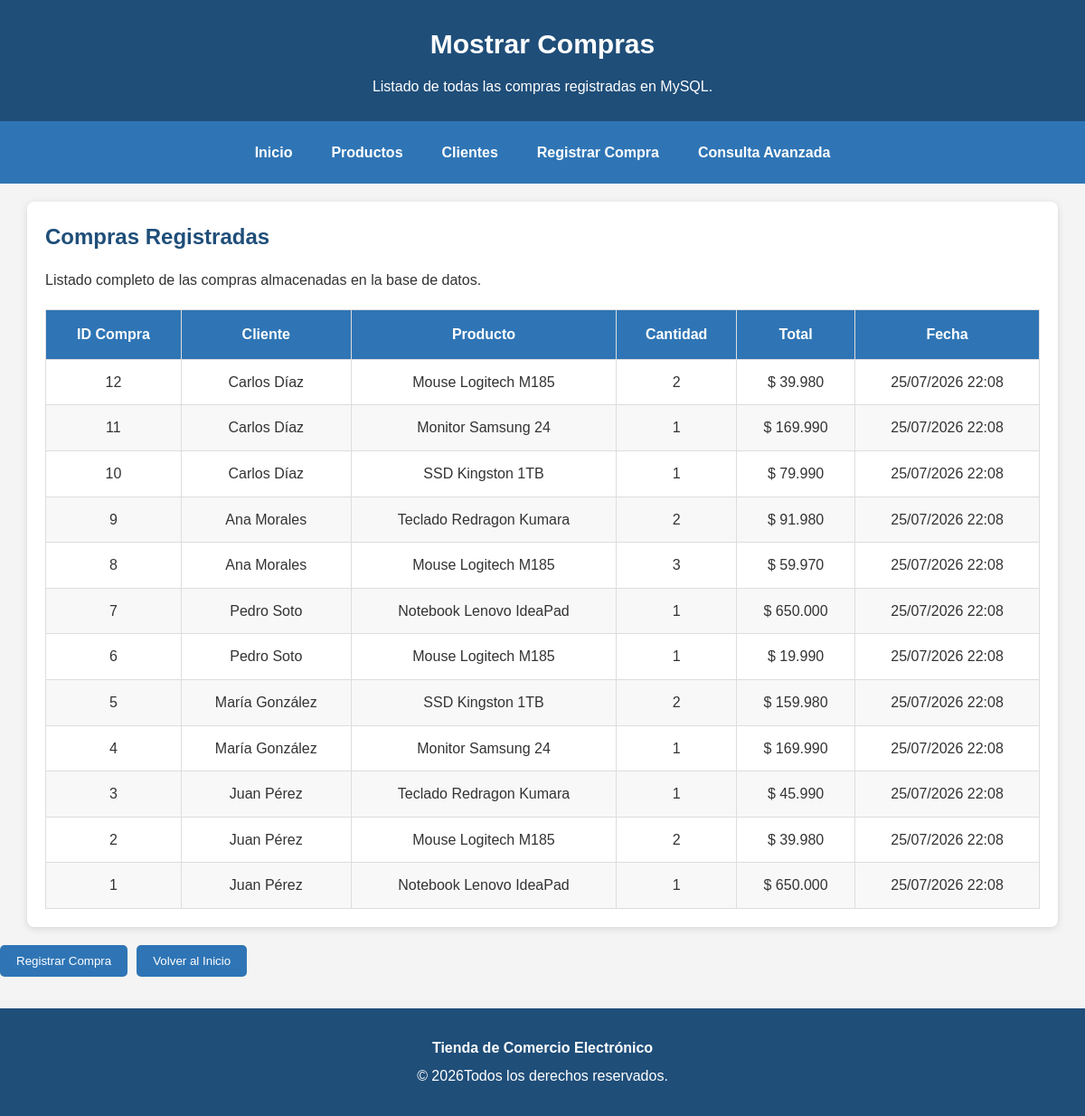
Page /mostrarCompras.php on the committed database.
### tables this page shows
CREATE TABLE COMPRA(
    id_compra INT AUTO_INCREMENT PRIMARY KEY,
    cantidad INT NOT NULL,
    total DECIMAL(10,2) NOT NULL,
    fecha DATETIME NOT NULL DEFAULT CURRENT_TIMESTAMP,
    id_producto INT NOT NULL,
    id_cliente INT NOT NULL,
    CONSTRAINT fk_compra_producto FOREIGN KEY(id_producto)
        REFERENCES PRODUCTO(id_producto)
        ON UPDATE CASCADE
        ON DELETE RESTRICT,
    CONSTRAINT fk_compra_cliente FOREIGN KEY(id_cliente)
        REFERENCES CLIENTE(id_cliente)
        ON UPDATE CASCADE
        ON DELETE RESTRICT
);

CREATE TABLE CLIENTE(
    id_cliente INT AUTO_INCREMENT PRIMARY KEY,
    nombre VARCHAR(100) NOT NULL,
    email VARCHAR(120) NOT NULL,
    direccion VARCHAR(200) NOT NULL
);

CREATE TABLE PRODUCTO(
    id_producto INT AUTO_INCREMENT PRIMARY KEY,
    nombre VARCHAR(100) NOT NULL,
    descripcion VARCHAR(250) NOT NULL,
    precio DECIMAL(10,2) NOT NULL,
    stock INT NOT NULL DEFAULT 0
);

### mostrarCompras.php (the view, shortened to what this page needs)
<?php
require_once(__DIR__."/includes/configSesion.php");
$sql="
SELECT
co.id_compra,
cl.nombre AS cliente,
pr.nombre AS producto,
co.cantidad,
co.total,
co.fecha
FROM COMPRA co
INNER JOIN CLIENTE cl
ON co.id_cliente=cl.id_cliente
INNER JOIN PRODUCTO pr
ON co.id_producto=pr.id_producto
ORDER BY co.fecha DESC,
co.id_compra DESC
";
$resultadoCompras=
$conexion->query($sql);
?>
<!DOCTYPE html>
<html lang="es">
<head>
<link
rel="stylesheet"
href="styles.css">
</head>
<body>
<header>
<h1>Mostrar Compras</h1>
<p>Listado de todas las compras registradas en MySQL.</p>
</header>
<nav class="menuPrincipal">
<a href="index.php">Inicio</a>
<a href="consultarProductos.php">Productos</a>
<a href="consultarClientes.php">Clientes</a>
<a href="registrarCompra.php">Registrar Compra</a>
<a href="consultaAvanzada.php">Consulta Avanzada</a>
</nav>
<section>
<h2>Compras Registradas</h2>
<p>Listado completo de las compras almacenadas en la base de datos.</p>
<?php
if(
$resultadoCompras &&
$resultadoCompras->num_rows>0
){
?>
<table
class="tablaCarrito">
<thead>
<tr>
<th>ID Compra</th>
<th>Cliente</th>
<th>Producto</th>
<th>Cantidad</th>
<th>Total</th>
<th>Fecha</th>
</tr>
</thead>
<tbody>
<?php
while(
$compra=
$resultadoCompras->fetch_assoc()
){
?>
<tr>
<td>
<?= $compra["id_compra"] ?>
</td>
<td>
<?= htmlspecialchars(
$compra["cliente"]
) ?>
</td>
<td>
<?= htmlspecialchars(
$compra["producto"]
) ?>
</td>
<td>
<?= $compra["cantidad"] ?>
</td>
<td>
$
<?= number_format(
$compra["total"],
0,
",",
"."
) ?>
</td>
<td>
<?= date(
"d/m/Y H:i",
strtotime(
$compra["fecha"]
)
) ?>
</td>
</tr>
<?php
}
?>
</tbody>
</table>
<?php
}
?>
</section>
<div
class="botonesFormulario">
<a
href="registrarCompra.php">
<button
type="button">
Registrar Compra
</button>
</a>
<a
href="index.php">
<button
type="button">
Volver al Inicio
</button>
</a>
</div>
<footer>
<p>
<strong>
Tienda de Comercio Electrónico
</strong>
</p>
<p>
© <?= date("Y") ?>
Todos los derechos reservados.
</p>
</footer>
</body>
</html>

### styles.css (style rules this page uses)
* { margin:0; padding:0; box-sizing:border-box; font-family:Arial,Helvetica,sans-serif; }
body { background:#f4f4f4; color:#333; line-height:1.6; }
header { background:#1f4e79; color:#fff; text-align:center; padding:25px; }
header h1 { margin-bottom:10px; font-size:30px; }
header p { font-size:16px; }
.menuPrincipal { display:flex; justify-content:center; align-items:center; gap:15px; flex-wrap:wrap; background:#2f75b5; padding:12px; }
.menuPrincipal a { color:#fff; text-decoration:none; font-weight:bold; padding:10px 14px; border-radius:5px; transition:.3s; }
section { width:95%; max-width:1200px; margin:20px auto; background:#fff; padding:20px; border-radius:8px; box-shadow:0 2px 8px rgba(0,0,0,.12); }
section h2 { margin-bottom:15px; color:#1f4e79; }
button { background:#2f75b5; color:#fff; border:none; padding:10px 18px; border-radius:5px; cursor:pointer; transition:.3s; }
.botonesFormulario { display:flex; gap:10px; flex-wrap:wrap; margin-top:15px; }
.tablaCarrito { width:100%; border-collapse:collapse; margin-top:20px; background:#fff; }
.tablaCarrito thead { background:#2f75b5; color:#fff; }
.tablaCarrito th { padding:14px; border:1px solid #ddd; text-align:center; }
.tablaCarrito td { padding:12px; border:1px solid #ddd; text-align:center; vertical-align:middle; }
.tablaCarrito tbody tr:nth-child(even) { background:#f8f8f8; }
table { width:100%; }
footer { background:#1f4e79; color:#fff; text-align:center; padding:25px; margin-top:35px; }
footer p { margin:6px 0; }

### rows in the picture
compra: id_compra "12", id_cliente.nombre "Carlos Díaz", id_producto.nombre "Mouse Logitech M185", cantidad "2", total "39.980", fecha "25/07/2026 22:08"
compra: id_compra "11", id_cliente.nombre "Carlos Díaz", id_producto.nombre "Monitor Samsung 24", cantidad "1", total "169.990", fecha "25/07/2026 22:08"
compra: id_compra "10", id_cliente.nombre "Carlos Díaz", id_producto.nombre "SSD Kingston 1TB", cantidad "1", total "79.990", fecha "25/07/2026 22:08"
compra: id_compra "9", id_cliente.nombre "Ana Morales", id_producto.nombre "Teclado Redragon Kumara", cantidad "2", total "91.980", fecha "25/07/2026 22:08"
compra: id_compra "8", id_cliente.nombre "Ana Morales", id_producto.nombre "Mouse Logitech M185", cantidad "3", total "59.970", fecha "25/07/2026 22:08"
compra: id_compra "7", id_cliente.nombre "Pedro Soto", id_producto.nombre "Notebook Lenovo IdeaPad", cantidad "1", total "650.000", fecha "25/07/2026 22:08"
compra: id_compra "6", id_cliente.nombre "Pedro Soto", id_producto.nombre "Mouse Logitech M185", cantidad "1", total "19.990", fecha "25/07/2026 22:08"
compra: id_compra "5", id_cliente.nombre "María González", id_producto.nombre "SSD Kingston 1TB", cantidad "2", total "159.980", fecha "25/07/2026 22:08"
compra: id_compra "4", id_cliente.nombre "María González", id_producto.nombre "Monitor Samsung 24", cantidad "1", total "169.990", fecha "25/07/2026 22:08"
compra: id_compra "3", id_cliente.nombre "Juan Pérez", id_producto.nombre "Teclado Redragon Kumara", cantidad "1", total "45.990", fecha "25/07/2026 22:08"
compra: id_compra "2", id_cliente.nombre "Juan Pérez", id_producto.nombre "Mouse Logitech M185", cantidad "2", total "39.980", fecha "25/07/2026 22:08"
compra: id_compra "1", id_cliente.nombre "Juan Pérez", id_producto.nombre "Notebook Lenovo IdeaPad", cantidad "1", total "650.000", fecha "25/07/2026 22:08"
